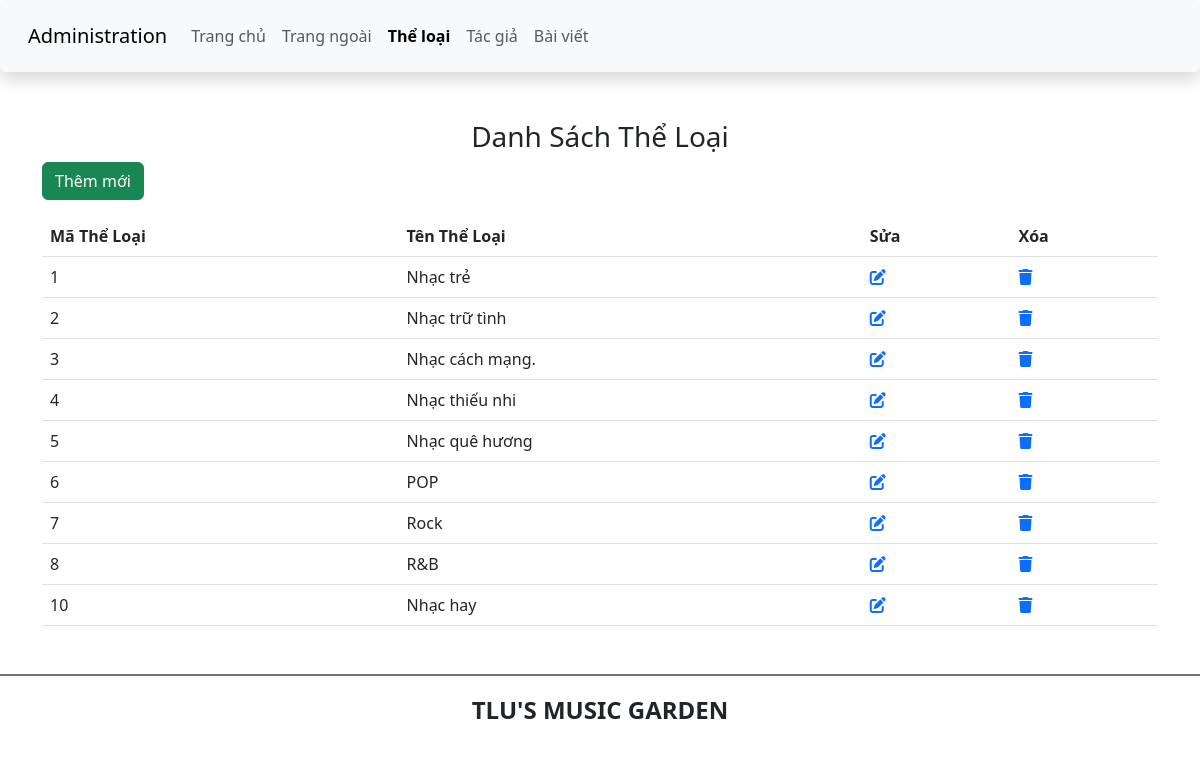
The app's page /index.php?controller=category&action=index (signed in) with its own data.
### tables this page shows
CREATE TABLE `theloai` (
  `ma_tloai` int(10) UNSIGNED NOT NULL,
  `ten_tloai` varchar(50) NOT NULL,
  `SLBaiViet` int(11) DEFAULT 0
);

### app/controllers/CategoryController.php (called while the page is built, shortened)
<?php
require_once("./app/models/CategoryModel.php");
require_once("./app/services/CategoryService.php");
class CategoryController {
    private $categoryService;
    public function __construct() {
        $this->categoryService = new CategoryService();
    }
    public function index() {
        $categories = $this->categoryService->getAllCategories();
        include("./app/views/category/list_category.php");
    }
}
?>

### configs/DBConnection.php (called while the page is built)
<?php
class DBConnection {
    private $conn = null;
    public function __construct() {
        try {
            $this->conn = new PDO('mysql:host=localhost;dbname=BTTH01_CSE485;port=3306', 'root', '');
            $this->conn->setAttribute(PDO::ATTR_ERRMODE, PDO::ERRMODE_EXCEPTION);
        } catch (PDOException $e) {
            die("Kết nối thất bại: " . $e->getMessage());
        }
    }
    public function getConnection() {
        return $this->conn;
    }
}

### app/services/CategoryService.php (called while the page is built, shortened)
<?php
require_once("./configs/DBConnection.php");
require_once("./app/models/CategoryModel.php");
class CategoryService {
    private $dbConnection;
    public function __construct() {
        $this->dbConnection = new DBConnection();
    }
    public function getAllCategories() {
        $sql = "SELECT ma_tloai, ten_tloai FROM theloai";
        $stmt = $this->dbConnection->getConnection()->query($sql);
        $categories = [];
        while ($row = $stmt->fetch(PDO::FETCH_ASSOC)) {
            $category = new CategoryModel(
                $row['ma_tloai'],
                $row['ten_tloai']
            );
            $categories[] = $category;
        }
        return $categories;
    }
}
?>

### app/models/CategoryModel.php (called while the page is built)
<?php
class CategoryModel {
    private $ma_tloai;
    public $ten_tloai;
    public function __construct($ma_tloai, $ten_tloai) {
        $this->ma_tloai = $ma_tloai;
        $this->ten_tloai = $ten_tloai;
    }
    public function getMaTloai() {
        return $this->ma_tloai;
    }
    public function getTenTloai() {
        return $this->ten_tloai;
    }
}
?>

### app/views/category/list_category.php (the view, shortened to what this page needs)
<!DOCTYPE html>
<html lang="en">
<head>
    <link href="https://cdn.jsdelivr.net/npm/bootstrap@5.3.0-alpha1/dist/css/bootstrap.min.css" rel="stylesheet">
    <link rel="stylesheet" href="https://cdnjs.cloudflare.com/ajax/libs/font-awesome/6.3.0/css/all.min.css" />
</head>
<body>
    <?php include './app/views/layout/header_indexview.php'; ?>
    <main class="container mt-5 mb-5">
        <h3 class="text-center">Danh Sách Thể Loại</h3>
        <a href="index.php?controller=category&action=create" class="btn btn-success">Thêm mới</a>
        <table class="table mt-3">
            <thead>
                <tr>
                    <th scope="col">Mã Thể Loại</th>
                    <th scope="col">Tên Thể Loại</th>
                    <th>Sửa</th>
                    <th>Xóa</th>
                </tr>
            </thead>
            <tbody>
                <?php if (!empty($categories)) {
                    foreach ($categories as $category) { ?>
                        <tr>
                            <td><?php echo htmlspecialchars($category->getMaTloai()); ?></td>
                            <td><?php echo htmlspecialchars($category->getTenTloai()); ?></td>
                            <td>
                                <a href="?controller=category&action=edit&id=<?= htmlspecialchars($category->getMaTloai()) ?>">
                                    <i class="fa-solid fa-pen-to-square"></i>
                                </a>
                            </td>
                            <td>
                                <a onclick="return confirm('Bạn có muốn xóa thể loại này không?');" href="index.php?controller=category&action=delete&id=<?= htmlspecialchars($category->getMaTloai()) ?>">
                                    <i class="fa-solid fa-trash"></i>
                                </a>
                            </td>
                        </tr>
                <?php }
                } else {
                    echo "<tr><td colspan='4' class='text-center'>Chưa có thể loại nào!</td></tr>";
                } ?>
            </tbody>
        </table>
    </main>
    <?php include './app/views/layout/footer_indexview.php'; ?>
</body>
</html>

### records on screen
theloai: ma_tloai "1", ten_tloai "Nhạc trẻ"
theloai: ma_tloai "2", ten_tloai "Nhạc trữ tình"
theloai: ma_tloai "3", ten_tloai "Nhạc cách mạng."
theloai: ma_tloai "4", ten_tloai "Nhạc thiếu nhi"
theloai: ma_tloai "5", ten_tloai "Nhạc quê hương"
theloai: ma_tloai "6", ten_tloai "POP"
theloai: ma_tloai "7", ten_tloai "Rock"
theloai: ma_tloai "8", ten_tloai "R&B"
theloai: ma_tloai "10", ten_tloai "Nhạc hay"
